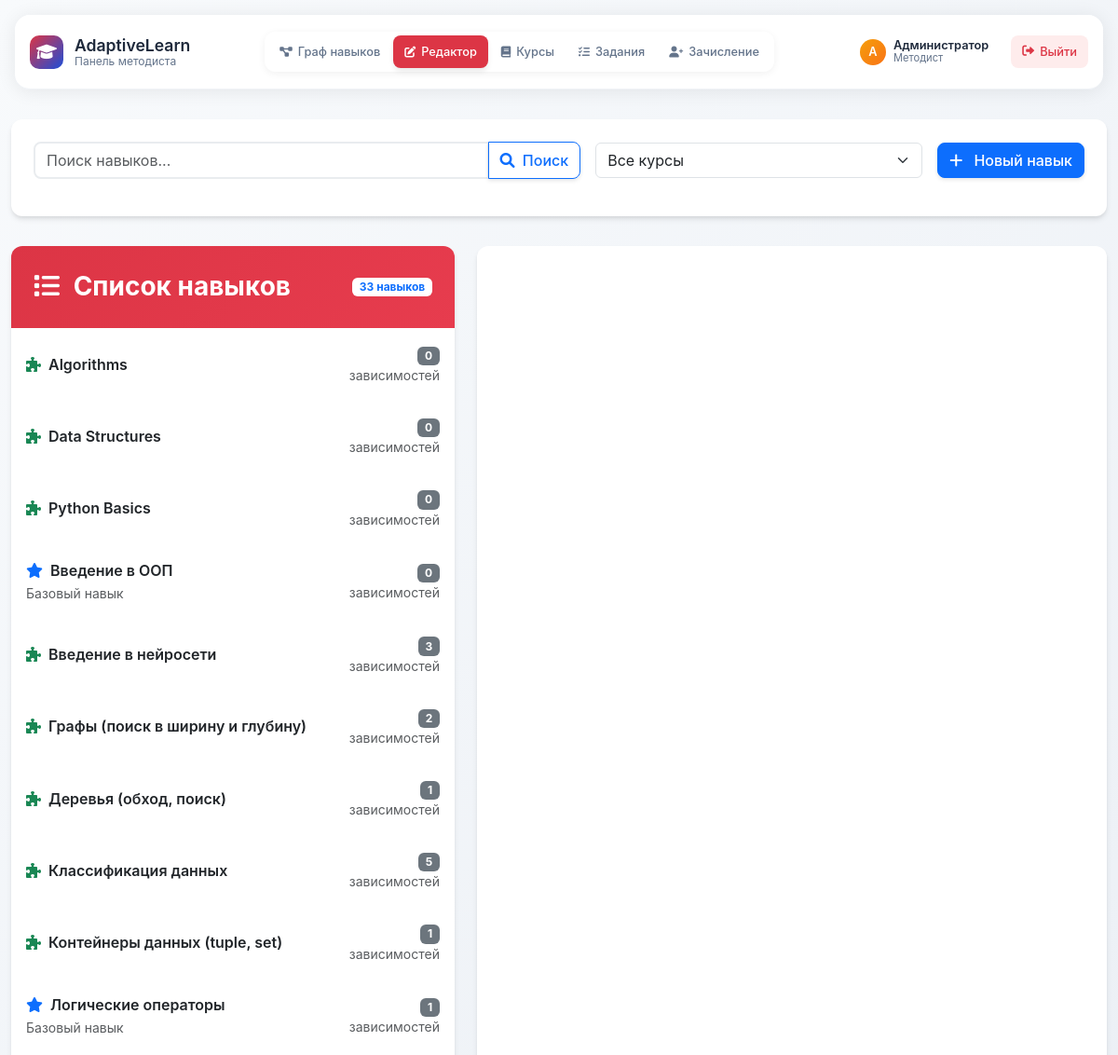
Before: /methodist/edit/ (signed in, upper part) with the older database file.
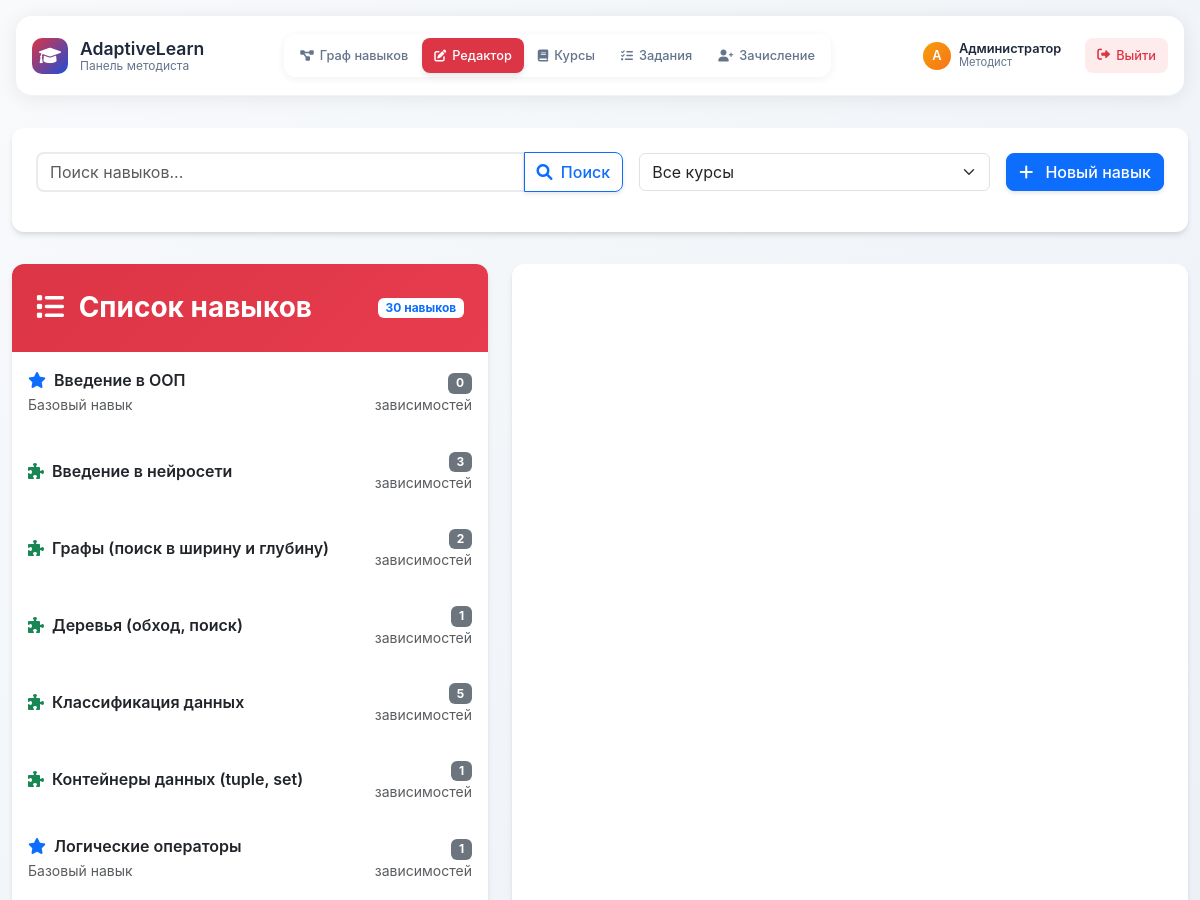
After: the same page with the newer database file.
### skills/models.py (models this page shows, shortened)
class Skill(models.Model):
    name = models.CharField(max_length=255, unique=True, verbose_name="Название навыка")
    description = models.TextField(blank=True, null=True, verbose_name="Описание навыка")
    is_base = models.BooleanField(default=False, verbose_name="Базовый навык")
    courses = models.ManyToManyField(Course, related_name="skills", verbose_name="Связанные курсы")
    prerequisites = models.ManyToManyField("self", symmetrical=False, blank=True, verbose_name="Необходимые навыки", related_name="dependent_skills")
    class Meta:
        verbose_name = "Навык"
        verbose_name_plural = "Навыки"
        ordering = ["name"]

### methodist/views.py (the view)
# urls.py: path("edit/", methodist_views.edit_skills, name='edit_skills'),
@login_required
@methodist_required
def edit_skills(request):
    search_query = request.GET.get('search', '')
    course_id = request.GET.get('course')
    skill_id = request.GET.get('skill')
    courses = Course.objects.all().prefetch_related('skills')
    filtered_skills = Skill.objects.all().prefetch_related('prerequisites')
    if search_query:
        filtered_skills = filtered_skills.filter(name__icontains=search_query)
    if course_id:
        try:
            course = Course.objects.get(id=course_id)
            filtered_skills = filtered_skills.filter(courses=course)
        except Course.DoesNotExist:
            pass    # Выбранный навык
    selected_skill = None
    dependent_skills = []
    if skill_id:
        try:
            selected_skill = Skill.objects.prefetch_related('prerequisites').get(id=skill_id)
            dependent_skills = Skill.objects.filter(prerequisites=selected_skill)
            graph_skills = set([selected_skill])
            graph_skills.update(selected_skill.prerequisites.all())
            graph_skills.update(dependent_skills)
            cytoscape_data = generate_cytoscape_data(graph_skills)
        except Skill.DoesNotExist:
            cytoscape_data = json.dumps({'nodes': [], 'edges': []})
    else:
        cytoscape_data = json.dumps({'nodes': [], 'edges': []})
    courses_json = json.dumps(
        list(courses.values('id', 'name')),
        cls=DjangoJSONEncoder
    )
    skills_json = json.dumps([
        {
            'id': s.id,
            'name': s.name,
            'courses': list(s.courses.values_list('id', flat=True)),
            'prerequisites': list(s.prerequisites.values_list('id', flat=True)),
        } for s in filtered_skills
    ], cls=DjangoJSONEncoder)
    context = {
        'courses': courses,
        'filtered_skills': filtered_skills,
        'selected_skill': selected_skill,
        'dependent_skills': dependent_skills,
        'cytoscape_data': cytoscape_data,
        'search_query': search_query,
        'selected_course_id': course_id,
        'courses_json': courses_json,
        'skills_json': skills_json,
    }
    return render(request, 'methodist/skills_edit.html', context)

### methodist/templates/methodist/skills_edit.html (shortened to what the changed rows need)
{% extends 'methodist/base.html' %}
{% load static %}
{% block extra_css %}
<link rel="stylesheet" href="{% static 'methodist/styles.css' %}">
{% endblock %}
{% block content %}
<div class="row g-4">
    <div class="col-lg-5">
        <div class="modern-card h-100">
            <div class="gradient-header">
                <div class="d-flex justify-content-between align-items-center">
                    <h3 class="mb-0 fw-bold">
                        <i class="fas fa-list me-2"></i>
                        Список навыков
                    </h3>
                    <span class="badge bg-white text-primary">{{ filtered_skills.count }} навыков</span>
                </div>
            </div>
            <div class="list-group list-group-flush">
                {% for skill in filtered_skills %}
                <a href="?skill={{ skill.id }}{% if search_query %}&search={{ search_query }}{% endif %}{% if selected_course_id %}&course={{ selected_course_id }}{% endif %}"
                   class="list-group-item list-group-item-action skill-list-item border-0 py-3 {% if selected_skill and selected_skill.id == skill.id %}active{% endif %}">
                    <div class="d-flex justify-content-between align-items-center">
                        <div>
                            <div class="d-flex align-items-center gap-2">
                                {% if skill.is_base %}
                                    <i class="fas fa-star text-primary"></i>
                                {% else %}
                                    <i class="fas fa-puzzle-piece text-success"></i>
                                {% endif %}
                                <span class="fw-semibold">{{ skill.name }}</span>
                            </div>
                            {% if skill.is_base %}
                            <small class="text-muted">Базовый навык</small>
                            {% endif %}
                        </div>
                        <div class="text-end">
                            <span class="badge bg-secondary">{{ skill.prerequisites.count }}</span>
                            <small class="text-muted d-block">зависимостей</small>
                        </div>
                    </div>
                </a>
                {% empty %}
                <div class="empty-state">
                    <i class="fas fa-search"></i>
                    <h5 class="fw-bold">Навыки не найдены</h5>
                    <p class="text-muted">Попробуйте изменить критерии поиска</p>
                </div>
                {% endfor %}
            </div>
        </div>
    </div>
</div>
{% endblock %}

Changed rows visible on the page:
removed Skill: is_base False (drawn), name "Algorithms", prerequisites.count "0"
removed Skill: is_base False (drawn), name "Data Structures", prerequisites.count "0"
removed Skill: is_base False (drawn), name "Python Basics", prerequisites.count "0"
Other visible differences:
{{ filtered_skills.count }}: "33" → "30"
